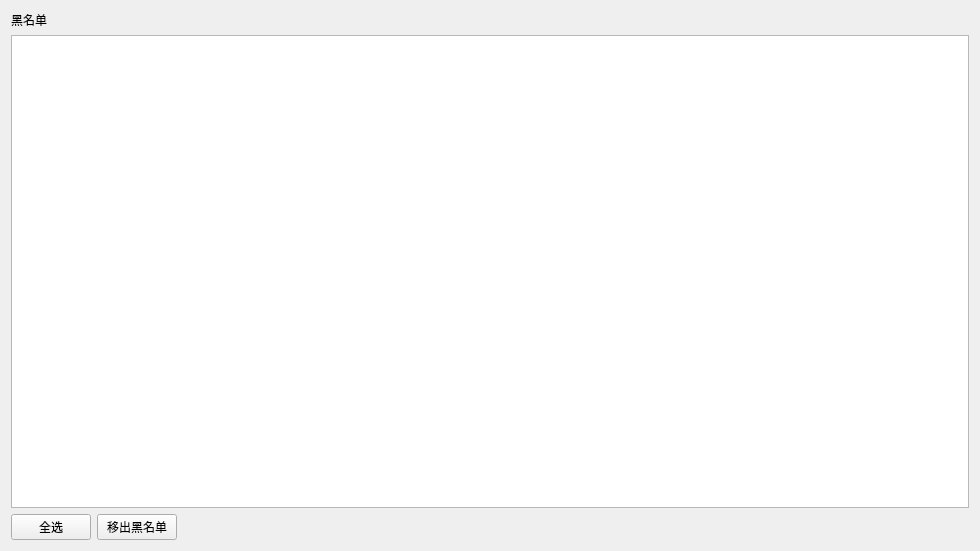
<?xml version="1.0" encoding="UTF-8"?>
<ui version="4.0">
 <class>BlackContractList</class>
 <widget class="QWidget" name="BlackContractList">
  <property name="geometry">
   <rect>
    <x>0</x>
    <y>0</y>
    <width>980</width>
    <height>551</height>
   </rect>
  </property>
  <property name="windowTitle">
   <string>Form</string>
  </property>
  <layout class="QVBoxLayout" name="verticalLayout">
   <item>
    <widget class="QLabel" name="label">
     <property name="text">
      <string>黑名单</string>
     </property>
    </widget>
   </item>
   <item>
    <widget class="QTableView" name="tableView"/>
   </item>
   <item>
    <layout class="QHBoxLayout" name="horizontalLayout">
     <item>
      <widget class="QPushButton" name="allSelectButton">
       <property name="text">
        <string>全选</string>
       </property>
      </widget>
     </item>
     <item>
      <widget class="QPushButton" name="moveButton">
       <property name="text">
        <string>移出黑名单</string>
       </property>
      </widget>
     </item>
     <item>
      <spacer name="horizontalSpacer">
       <property name="orientation">
        <enum>Qt::Horizontal</enum>
       </property>
       <property name="sizeHint" stdset="0">
        <size>
         <width>40</width>
         <height>20</height>
        </size>
       </property>
      </spacer>
     </item>
    </layout>
   </item>
  </layout>
 </widget>
 <resources/>
 <connections/>
</ui>
